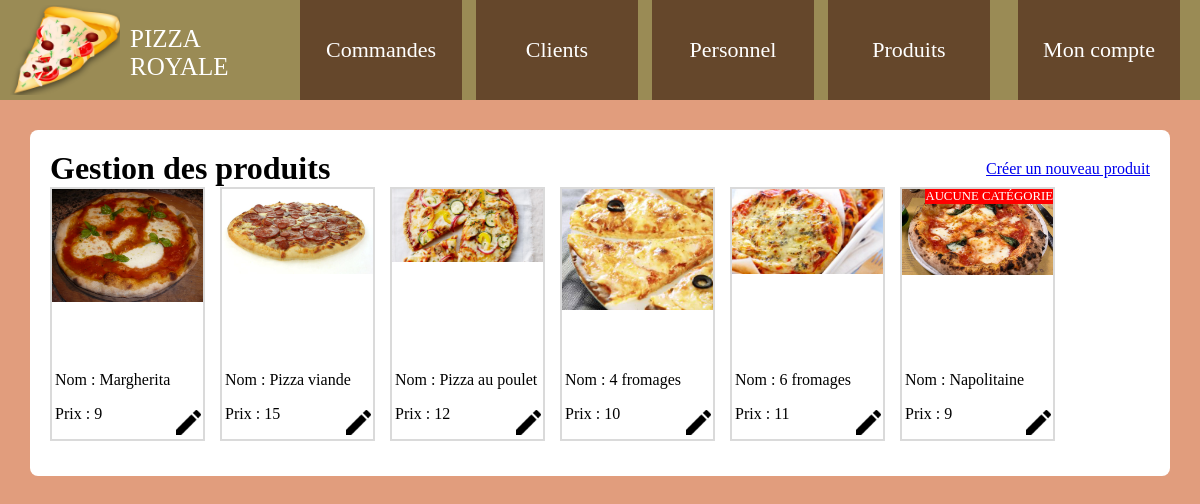
Page /gestionproduits.php (signed in) on the committed database.
### tables this page shows
CREATE TABLE `produits_categories` (
  `id` int(11) NOT NULL,
  `id_categorie` int(11) DEFAULT NULL,
  `id_produit` int(11) DEFAULT NULL
);

CREATE TABLE `produits` (
  `id_produit` int(11) NOT NULL,
  `libelle` varchar(255) NOT NULL,
  `prix` varchar(10) NOT NULL,
  `photo` varchar(255) NOT NULL
);

### gestionproduits.php (the view, shortened to what this page needs)
<?php
require('config.php');
?>
<!DOCTYPE html>
<html lang="fr">
<head>
<link href="css/styles.css" rel="stylesheet">
<link rel="stylesheet" href="js/jquery-ui/jquery-ui.min.css">
</head>
<body>
<?php include('header.php'); ?>
<div class="conteneur">
<div class="titre-page">
<h1>Gestion des produits</h1>
<a href="creerproduit">Créer un nouveau produit</a>
</div>
<div class="contenu">
<div class="flex-produits">
<?php
$req = $bdd->prepare('SELECT *, COUNT(b.id) as compteur, a.id_produit as id_produit FROM produits as a LEFT JOIN produits_categories as b ON a.id_produit = b.id_produit GROUP BY a.id_produit');
$req->execute();
while($produit = $req->fetch()) {
?>
<div class="apercuproduit">
<?php
if($produit['compteur'] == 0) {
echo '<div class="label-error">Aucune catégorie</div>';
}
?>
<img src="<?= $produit['photo']; ?>">
<div class="details-produit">
<p>Nom : <?= $produit['libelle']; ?></p>
<p>Prix : <?= $produit['prix']; ?></p>
</div>
<div class="modifier-produit">
<a href="modifierproduit?id=<?= $produit['id_produit']; ?>"><img src="images/edit.png"></a>
</div>
</div>
<?php } ?>
</div>
</div>

### css/styles.css (style rules this page uses)
body { margin: 0; background: #e19d7d; }
.conteneur { width: 1100px; height: auto; margin-top: 30px; margin-left: auto; margin-right: auto; background: #FFF; border-radius: 8px; padding: 20px; }
.titre-page { display: flex; justify-content: space-between; align-items: center; }
.titre-page h1 { margin: 0; }
.flex-produits { display: flex; flex-direction: row; flex-wrap: wrap; }
.apercuproduit { position: relative; width: 151px; height: 250px; border: 2px solid #dadada; margin-right: 15px; margin-bottom: 15px; z-index: auto; }
.apercuproduit img { max-width: 100%; }
.label-error { position: absolute; right: 0; text-transform: uppercase; background: red; color: #FFF; font-size: 0.8em; }
.details-produit { position: absolute; left: 3px; bottom: 0; }
.modifier-produit { position: absolute; bottom: 0; right: 2px; width: 100%; max-width: 25px; height: auto; }

### rows in the picture
produits_categories: id_produit.photo (picture), id_produit.libelle "Margherita", id_produit.prix "9"
produits_categories: id_produit.photo (picture), id_produit.libelle "Pizza viande", id_produit.prix "15"
produits_categories: id_produit.photo (picture), id_produit.libelle "Pizza au poulet", id_produit.prix "12"
produits_categories: id_produit.photo (picture), id_produit.libelle "4 fromages", id_produit.prix "10"
produits_categories: id_produit.photo (picture), id_produit.libelle "6 fromages", id_produit.prix "11"
produits: shows "AUCUNE CATÉGORIE", photo (picture), libelle "Napolitaine", prix "9"
